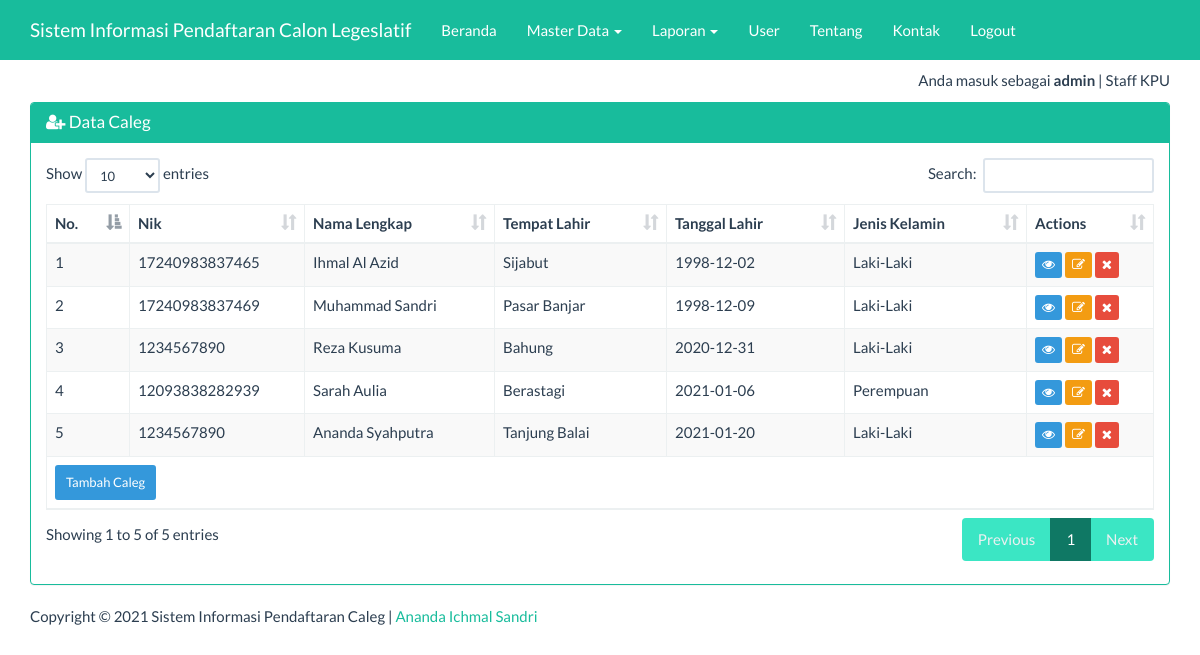
/index_admin.php?page=caleg&actions=tampil (signed in), run on the app's committed database.
### tables this page shows
CREATE TABLE `tbl_caleg` (
  `id` int(5) NOT NULL,
  `nik` varchar(25) DEFAULT NULL,
  `nama` varchar(25) DEFAULT NULL,
  `tempat_lahir` varchar(25) DEFAULT NULL,
  `tgl_lahir` date DEFAULT NULL,
  `telp` varchar(15) DEFAULT NULL,
  `pendidikan` varchar(255) DEFAULT NULL,
  `jk` varchar(255) DEFAULT NULL
);

### views/caleg_tampil.php (the view, shortened to what this page needs)
<div class="container">
    <div class="row">
        <div class="col-xs-12">
            <div class="panel panel-success">
                <div class="panel-heading">
                    <h3 class="panel-title"><span class="fa fa-user-plus"></span> Data Caleg</h3>
                </div>
                <div class="panel-body">
                    <table id="dtskripsi" class="table table-bordered table-striped table-hover">
                        <thead>
                            <tr>
                                <th>No.</th>
                                <th>Nik</th>
                                <th>Nama Lengkap</th>
                                <th>Tempat Lahir</th>
                                <th>Tanggal Lahir</th>
                                <th>Jenis Kelamin</th>
                                <th>Actions</th>
                            </tr>
                        </thead>
                        <tbody>
                            <?php
                            $sql = "SELECT * FROM tbl_caleg";
                            $query = mysqli_query($koneksi, $sql) or die("SQL Anda Salah");
                            $nomor = 0;
                            while ($data = mysqli_fetch_array($query)) {
                                $nomor++;
                                ?>
                                <tr>
                                    <td><?= $nomor ?></td>
                                    <td><?= $data['nik'] ?></td>
									<td><?= $data['nama'] ?></td>
									<td><?= $data['tempat_lahir'] ?></td>
									<td><?= $data['tgl_lahir'] ?></td>
                                    <td><?= $data['jk'] ?></td>
                                    <td>
                                        <a href="?page=caleg&actions=detail&id=<?= $data['id'] ?>" class="btn btn-info btn-xs">
                                            <span class="fa fa-eye"></span>
                                        </a>
                                        <a href="?page=caleg&actions=edit&id=<?= $data['id'] ?>" class="btn btn-warning btn-xs">
                                            <span class="fa fa-edit"></span>
                                        </a>
                                        <a href="?page=caleg&actions=delete&id=<?= $data['id'] ?>" class="btn btn-danger btn-xs">
                                            <span class="fa fa-remove"></span>
                                        </a>
                                    </td>
                                </tr>
                            <?php } ?>
                        </tbody>
                        <tfoot>
                            <tr>
                                <td colspan="7">
                                    <a href="?page=caleg&actions=tambah" class="btn btn-info btn-sm">
                                        Tambah Caleg
                                    </a>
                                </td>
                            </tr>
                        </tfoot>
                    </table>
                </div>
            </div>
        </div>
    </div>
</div>

### index_admin.php (style rules this page uses)
body { margin-top:70px; }

### data on the page
tbl_caleg: nik "17240983837465", nama "Ihmal Al Azid", tempat_lahir "Sijabut", tgl_lahir "1998-12-02", jk "Laki-Laki"
tbl_caleg: nik "17240983837469", nama "Muhammad Sandri", tempat_lahir "Pasar Banjar", tgl_lahir "1998-12-09", jk "Laki-Laki"
tbl_caleg: nik "1234567890", nama "Reza Kusuma", tempat_lahir "Bahung", tgl_lahir "2020-12-31", jk "Laki-Laki"
tbl_caleg: nik "12093838282939", nama "Sarah Aulia", tempat_lahir "Berastagi", tgl_lahir "2021-01-06", jk "Perempuan"
tbl_caleg: nik "1234567890", nama "Ananda Syahputra", tempat_lahir "Tanjung Balai", tgl_lahir "2021-01-20", jk "Laki-Laki"

### other printed values
$_SESSION['username'] "admin"
$_SESSION['ket'] "Staff KPU"
